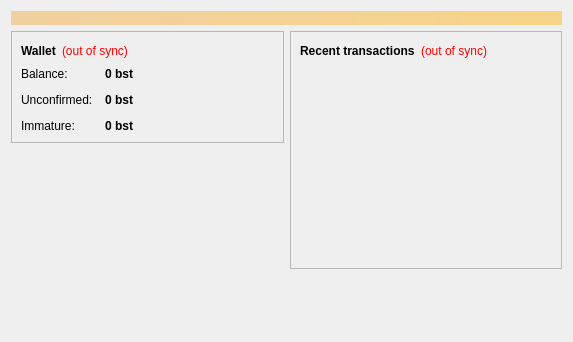
<?xml version="1.0" encoding="UTF-8"?>
<ui version="4.0">
 <class>OverviewPage</class>
 <widget class="QWidget" name="OverviewPage">
  <property name="geometry">
   <rect>
    <x>0</x>
    <y>0</y>
    <width>573</width>
    <height>342</height>
   </rect>
  </property>
  <property name="windowTitle">
   <string>Form</string>
  </property>
  <layout class="QVBoxLayout" name="topLayout">
   <item>
    <widget class="QLabel" name="labelAlerts">
     <property name="visible">
      <bool>false</bool>
     </property>
     <property name="styleSheet">
      <string notr="true">background-color: qlineargradient(x1: 0, y1: 0, x2: 1, y2: 0, stop:0 #F0D0A0, stop:1 #F8D488); color:#000000;</string>
     </property>
     <property name="wordWrap">
      <bool>true</bool>
     </property>
     <property name="margin">
      <number>3</number>
     </property>
    </widget>
   </item>
   <item>
    <layout class="QHBoxLayout" name="horizontalLayout" stretch="1,1">
     <item>
      <layout class="QVBoxLayout" name="verticalLayout_2">
       <item>
        <widget class="QFrame" name="frame">
         <property name="frameShape">
          <enum>QFrame::StyledPanel</enum>
         </property>
         <property name="frameShadow">
          <enum>QFrame::Raised</enum>
         </property>
         <layout class="QVBoxLayout" name="verticalLayout_4">
          <item>
           <layout class="QHBoxLayout" name="horizontalLayout_4">
            <item>
             <widget class="QLabel" name="label_5">
              <property name="font">
               <font>
                <weight>75</weight>
                <bold>true</bold>
               </font>
              </property>
              <property name="text">
               <string>Wallet</string>
              </property>
             </widget>
            </item>
            <item>
             <widget class="QLabel" name="labelWalletStatus">
              <property name="toolTip">
               <string>The displayed information may be out of date. Your wallet automatically synchronizes with the Nutcoin network after a connection is established, but this process has not completed yet.</string>
              </property>
              <property name="styleSheet">
               <string notr="true">QLabel { color: red; }</string>
              </property>
              <property name="text">
               <string notr="true">(out of sync)</string>
              </property>
              <property name="alignment">
               <set>Qt::AlignLeading|Qt::AlignLeft|Qt::AlignVCenter</set>
              </property>
             </widget>
            </item>
            <item>
             <spacer name="horizontalSpacer_2">
              <property name="orientation">
               <enum>Qt::Horizontal</enum>
              </property>
              <property name="sizeHint" stdset="0">
               <size>
                <width>40</width>
                <height>20</height>
               </size>
              </property>
             </spacer>
            </item>
           </layout>
          </item>
          <item>
           <layout class="QFormLayout" name="formLayout_2">
            <property name="fieldGrowthPolicy">
             <enum>QFormLayout::AllNonFixedFieldsGrow</enum>
            </property>
            <property name="horizontalSpacing">
             <number>12</number>
            </property>
            <property name="verticalSpacing">
             <number>12</number>
            </property>
            <item row="0" column="0">
             <widget class="QLabel" name="label">
              <property name="text">
               <string>Balance:</string>
              </property>
             </widget>
            </item>
            <item row="0" column="1">
             <widget class="QLabel" name="labelBalance">
              <property name="font">
               <font>
                <weight>75</weight>
                <bold>true</bold>
               </font>
              </property>
              <property name="cursor">
               <cursorShape>IBeamCursor</cursorShape>
              </property>
              <property name="toolTip">
               <string>Your current balance</string>
              </property>
              <property name="text">
               <string notr="true">0 bst</string>
              </property>
              <property name="textInteractionFlags">
               <set>Qt::LinksAccessibleByMouse|Qt::TextSelectableByKeyboard|Qt::TextSelectableByMouse</set>
              </property>
             </widget>
            </item>
            <item row="1" column="0">
             <widget class="QLabel" name="label_3">
              <property name="text">
               <string>Unconfirmed:</string>
              </property>
             </widget>
            </item>
            <item row="1" column="1">
             <widget class="QLabel" name="labelUnconfirmed">
              <property name="font">
               <font>
                <weight>75</weight>
                <bold>true</bold>
               </font>
              </property>
              <property name="cursor">
               <cursorShape>IBeamCursor</cursorShape>
              </property>
              <property name="toolTip">
               <string>Total of transactions that have yet to be confirmed, and do not yet count toward the current balance</string>
              </property>
              <property name="text">
               <string notr="true">0 bst</string>
              </property>
              <property name="textInteractionFlags">
               <set>Qt::LinksAccessibleByMouse|Qt::TextSelectableByKeyboard|Qt::TextSelectableByMouse</set>
              </property>
             </widget>
            </item>
            <item row="2" column="0">
             <widget class="QLabel" name="labelImmatureText">
              <property name="text">
               <string>Immature:</string>
              </property>
             </widget>
            </item>
            <item row="2" column="1">
             <widget class="QLabel" name="labelImmature">
              <property name="font">
               <font>
                <weight>75</weight>
                <bold>true</bold>
               </font>
              </property>
              <property name="toolTip">
               <string>Mined balance that has not yet matured</string>
              </property>
              <property name="text">
               <string notr="true">0 bst</string>
              </property>
              <property name="textInteractionFlags">
               <set>Qt::LinksAccessibleByMouse|Qt::TextSelectableByKeyboard|Qt::TextSelectableByMouse</set>
              </property>
             </widget>
            </item>
           </layout>
          </item>
         </layout>
        </widget>
       </item>
       <item>
        <spacer name="verticalSpacer">
         <property name="orientation">
          <enum>Qt::Vertical</enum>
         </property>
         <property name="sizeHint" stdset="0">
          <size>
           <width>20</width>
           <height>40</height>
          </size>
         </property>
        </spacer>
       </item>
      </layout>
     </item>
     <item>
      <layout class="QVBoxLayout" name="verticalLayout_3">
       <item>
        <widget class="QFrame" name="frame_2">
         <property name="frameShape">
          <enum>QFrame::StyledPanel</enum>
         </property>
         <property name="frameShadow">
          <enum>QFrame::Raised</enum>
         </property>
         <layout class="QVBoxLayout" name="verticalLayout">
          <item>
           <layout class="QHBoxLayout" name="horizontalLayout_2">
            <item>
             <widget class="QLabel" name="label_4">
              <property name="text">
               <string>&lt;b&gt;Recent transactions&lt;/b&gt;</string>
              </property>
             </widget>
            </item>
            <item>
             <widget class="QLabel" name="labelTransactionsStatus">
              <property name="toolTip">
               <string>The displayed information may be out of date. Your wallet automatically synchronizes with the Nutcoin network after a connection is established, but this process has not completed yet.</string>
              </property>
              <property name="styleSheet">
               <string notr="true">QLabel { color: red; }</string>
              </property>
              <property name="text">
               <string notr="true">(out of sync)</string>
              </property>
              <property name="alignment">
               <set>Qt::AlignRight|Qt::AlignTrailing|Qt::AlignVCenter</set>
              </property>
             </widget>
            </item>
            <item>
             <spacer name="horizontalSpacer">
              <property name="orientation">
               <enum>Qt::Horizontal</enum>
              </property>
              <property name="sizeHint" stdset="0">
               <size>
                <width>40</width>
                <height>20</height>
               </size>
              </property>
             </spacer>
            </item>
           </layout>
          </item>
          <item>
           <widget class="QListView" name="listTransactions">
            <property name="styleSheet">
             <string notr="true">QListView { background: transparent; }</string>
            </property>
            <property name="frameShape">
             <enum>QFrame::NoFrame</enum>
            </property>
            <property name="verticalScrollBarPolicy">
             <enum>Qt::ScrollBarAlwaysOff</enum>
            </property>
            <property name="horizontalScrollBarPolicy">
             <enum>Qt::ScrollBarAlwaysOff</enum>
            </property>
            <property name="selectionMode">
             <enum>QAbstractItemView::NoSelection</enum>
            </property>
           </widget>
          </item>
         </layout>
        </widget>
       </item>
       <item>
        <spacer name="verticalSpacer_2">
         <property name="orientation">
          <enum>Qt::Vertical</enum>
         </property>
         <property name="sizeHint" stdset="0">
          <size>
           <width>20</width>
           <height>40</height>
          </size>
         </property>
        </spacer>
       </item>
      </layout>
     </item>
    </layout>
   </item>
  </layout>
 </widget>
 <resources/>
 <connections/>
</ui>
